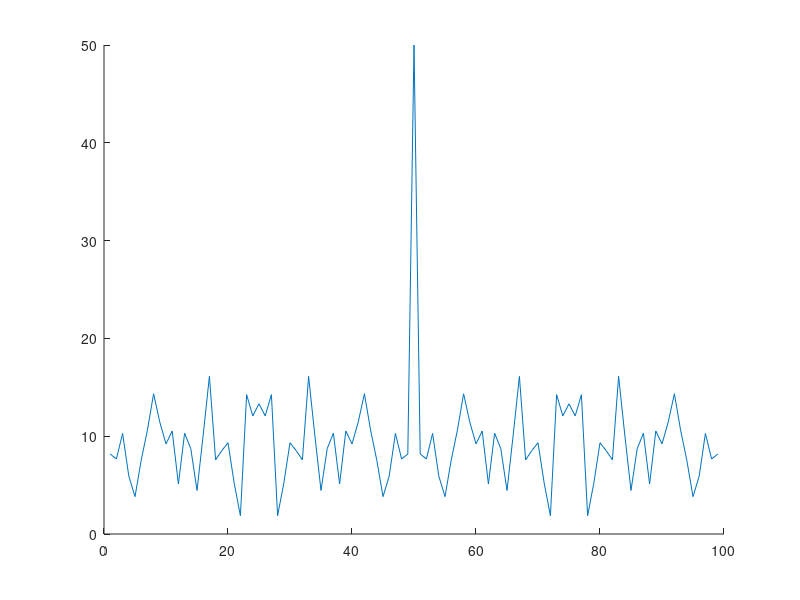

Source code (MATLAB):
function [ r ] = pcorr( x , y)
% ~~~~~~~~~~~~~~~~~~~~~~~~~~~~~~~~~~~~~~~~~~~~~~~~~~~~~~~~~~~~~~~~~~~~~~~~~
% Copyright (c) 2020, <Mohammad Alaee>, website: https://radarmimo.com/
% All rights reserved.
% ~~~~~~~~~~~~~~~~~~~~~~~~~~~~~~~~~~~~~~~~~~~~~~~~~~~~~~~~~~~~~~~~~~~~~~~~~
% Redistribution and use in source and binary forms, with or without
% modification, are permitted provided that the following conditions are met:
% 1. Redistributions of source code must retain the above copyright
%    notice, this list of conditions and the following disclaimer.
% 2. Redistributions in binary form must reproduce the above copyright
%    notice, this list of conditions and the following disclaimer in the
%    documentation and/or other materials provided with the distribution.
% 3. All advertising materials mentioning features or use of this software
%    must display the following acknowledgement:
%    "This product includes software developed by <Mohammad Alaee>,
%    https://radarmimo.com/"
%
% THIS SOFTWARE IS PROVIDED BY <COPYRIGHT HOLDER> ''AS IS'' AND ANY
% EXPRESS OR IMPLIED WARRANTIES, INCLUDING, BUT NOT LIMITED TO, THE IMPLIED
% WARRANTIES OF MERCHANTABILITY AND FITNESS FOR A PARTICULAR PURPOSE ARE
% DISCLAIMED. IN NO EVENT SHALL <COPYRIGHT HOLDER> BE LIABLE FOR ANY
% DIRECT, INDIRECT, INCIDENTAL, SPECIAL, EXEMPLARY, OR CONSEQUENTIAL DAMAGES
% (INCLUDING, BUT NOT LIMITED TO, PROCUREMENT OF SUBSTITUTE GOODS OR SERVICES;
% LOSS OF USE, DATA, OR PROFITS; OR BUSINESS INTERRUPTION) HOWEVER CAUSED AND
% ON ANY THEORY OF LIABILITY, WHETHER IN CONTRACT, STRICT LIABILITY, OR TORT
% (INCLUDING NEGLIGENCE OR OTHERWISE) ARISING IN ANY WAY OUT OF THE USE OF THIS
% SOFTWARE, EVEN IF ADVISED OF THE POSSIBILITY OF SUCH DAMAGE.
% ~~~~~~~~~~~~~~~~~~~~~~~~~~~~~~~~~~~~~~~~~~~~~~~~~~~~~~~~~~~~~~~~~~~~~~~~~
% Website: https://radarmimo.com/
% Email: info@radarmimo.com, mohammad.alaee@uni.lu, mmalaee@yahoo.com
% Code written by : Mohammad Alaee
% Last update : 2016
% ~~~~~~~~~~~~~~~~~~~~~~~~~~~~~~~~~~~~~~~~~~~~~~~~~~~~~~~~~~~~~~~~~~~~~~~~~
if ~exist('x','var')
    N           = 50; % sequence length
    phi         = (2*rand(N,1)-1)*pi;
    x           = exp(1i * phi);
end
if ~exist('y','var')
    y           = x(:);
end

x               = x(:);
N               = length(x);
r               = zeros(2*N-1,1);
pc1             = ifft(fft(x).*conj(fft(y)));
r(N:end)        = pc1;
r(1:N-1)        = pc1(end:-1:2);
    
if nargout == 0
    figure;
    hold all;
    plot(abs(r))
    r = [];
end
end

